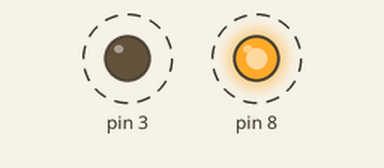
This sketch was run on a simulated Arduino Uno, built with avr-gcc and run on an emulated ATmega328P. Parts: output pins drawn as LEDs (lit = HIGH). Dashed ring = blinking.

Above: at 0.02 s.
Timing chart, 0 to 3.0 s (numbered marks = the images above):
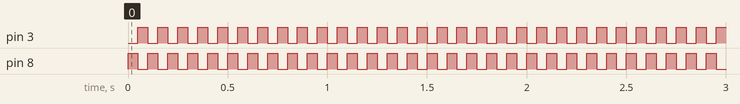

Measured:
- by itself, pin 3, pin 8: alternates HIGH for 0.05 s and LOW for 0.05 s

The sketch:

traffic_light.ino
```cpp
int a = 50;

void setup() {
  pinMode(8,OUTPUT);
  pinMode(3,OUTPUT);

}

void loop() {

  digitalWrite(8,HIGH);
  delay(a);
  digitalWrite(8,LOW);
  digitalWrite(3,HIGH);
  delay(a);
  digitalWrite(3,LOW);
}
```
